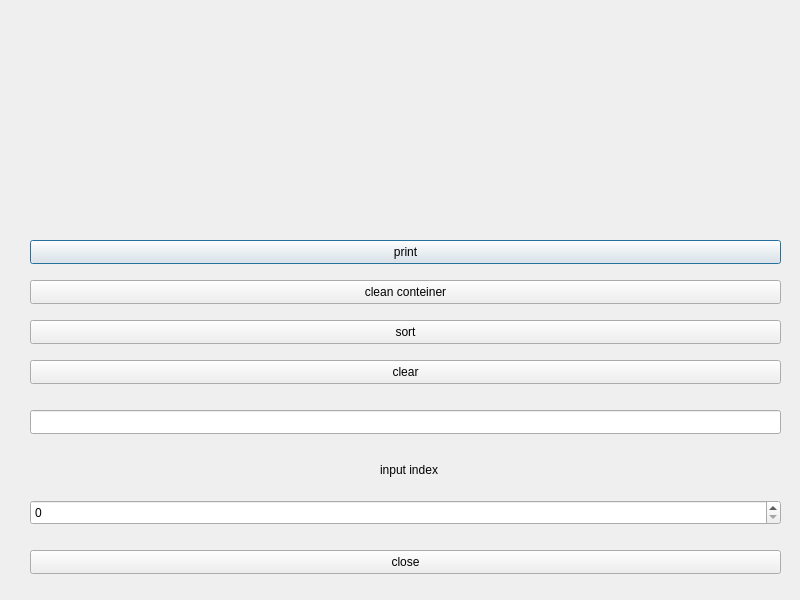
<?xml version="1.0" encoding="UTF-8"?>
<ui version="4.0">
 <class>mainwindow</class>
 <widget class="QDialog" name="mainwindow">
  <property name="geometry">
   <rect>
    <x>0</x>
    <y>0</y>
    <width>800</width>
    <height>600</height>
   </rect>
  </property>
  <property name="windowTitle">
   <string>mainwindow</string>
  </property>
  <widget class="QPushButton" name="pushButton">
   <property name="geometry">
    <rect>
     <x>30</x>
     <y>240</y>
     <width>751</width>
     <height>24</height>
    </rect>
   </property>
   <property name="text">
    <string>print</string>
   </property>
  </widget>
  <widget class="QPushButton" name="pushButton_2">
   <property name="geometry">
    <rect>
     <x>30</x>
     <y>280</y>
     <width>751</width>
     <height>24</height>
    </rect>
   </property>
   <property name="text">
    <string>clean conteiner</string>
   </property>
  </widget>
  <widget class="QPushButton" name="pushButton_3">
   <property name="geometry">
    <rect>
     <x>30</x>
     <y>320</y>
     <width>751</width>
     <height>24</height>
    </rect>
   </property>
   <property name="text">
    <string>sort</string>
   </property>
  </widget>
  <widget class="QPushButton" name="pushButton_4">
   <property name="geometry">
    <rect>
     <x>30</x>
     <y>360</y>
     <width>751</width>
     <height>24</height>
    </rect>
   </property>
   <property name="text">
    <string>clear</string>
   </property>
  </widget>
  <widget class="QPushButton" name="pushButton_5">
   <property name="geometry">
    <rect>
     <x>30</x>
     <y>550</y>
     <width>751</width>
     <height>24</height>
    </rect>
   </property>
   <property name="text">
    <string>close</string>
   </property>
  </widget>
  <widget class="QLineEdit" name="lineEdit">
   <property name="geometry">
    <rect>
     <x>30</x>
     <y>410</y>
     <width>751</width>
     <height>24</height>
    </rect>
   </property>
  </widget>
  <widget class="QSpinBox" name="spinBox">
   <property name="geometry">
    <rect>
     <x>30</x>
     <y>500</y>
     <width>751</width>
     <height>25</height>
    </rect>
   </property>
  </widget>
  <widget class="QLabel" name="label">
   <property name="geometry">
    <rect>
     <x>380</x>
     <y>460</y>
     <width>81</width>
     <height>20</height>
    </rect>
   </property>
   <property name="text">
    <string>input index</string>
   </property>
  </widget>
  <widget class="QWidget" name="verticalLayoutWidget">
   <property name="geometry">
    <rect>
     <x>30</x>
     <y>20</y>
     <width>751</width>
     <height>201</height>
    </rect>
   </property>
   <layout class="QVBoxLayout" name="verticalLayout"/>
  </widget>
 </widget>
 <resources/>
 <connections/>
</ui>
